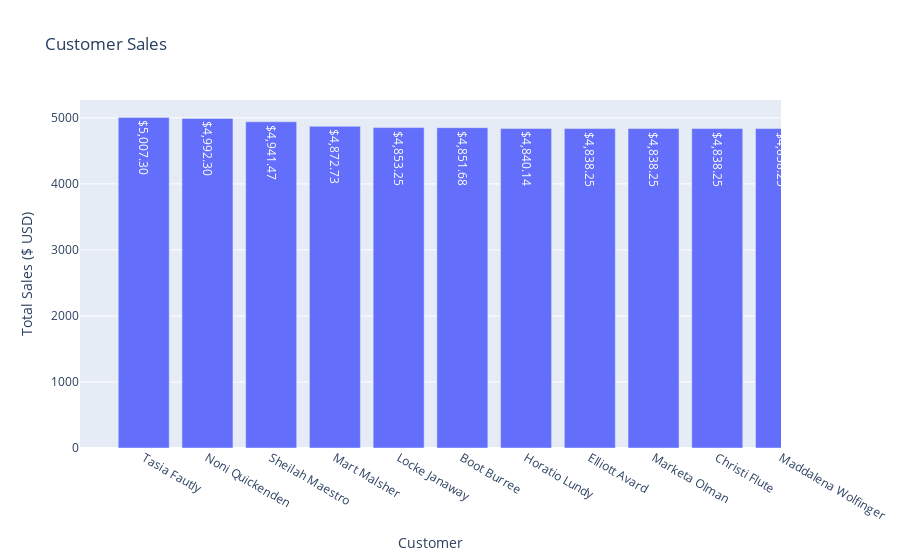

Notebook code for this chart:
### Code cell
fig = go.Figure()

fig.add_trace(go.Bar(
    x=cust_sales["Customer Name"],
    y=cust_sales["Sales"],
    hovertemplate="""
    <b>Customer:</b> %{x}<br>
    <b>Total Sales:</b> %{y:$,.2f}
    <extra></extra>
    """,
    texttemplate="%{y:$,.2f}"
))


fig.update_xaxes(range=[-1, 10])
fig.update_yaxes(fixedrange=True)

fig.update_layout(
    dragmode="pan",
    title='Customer Sales',
    xaxis_title='Customer',
    yaxis_title='Total Sales ($ USD)'
)

fig.show(config=config)

### Figure 1 — Plotly figure (JSON) as saved in the notebook; plotly's stock layout.template omitted (floating-point values rounded to 4 significant figures; data arrays with more than 128 entries replaced by an {"elided": "..."} marker saying what was removed)
{"data": [{"hovertemplate": "\n    <b>Customer:</b> %{x}<br>\n    <b>Total Sales:</b> %{y:$,.2f}\n    <extra></extra>\n    ", "texttemplate": "%{y:$,.2f}", "type": "bar", "x": {"elided": "1000 str values"}, "y": {"elided": "1000 float values"}}], "layout": {"dragmode": "pan", "title": {"text": "Customer Sales"}, "xaxis": {"range": [-1, 10], "title": {"text": "Customer"}}, "yaxis": {"fixedrange": true, "title": {"text": "Total Sales ($ USD)"}}}}
